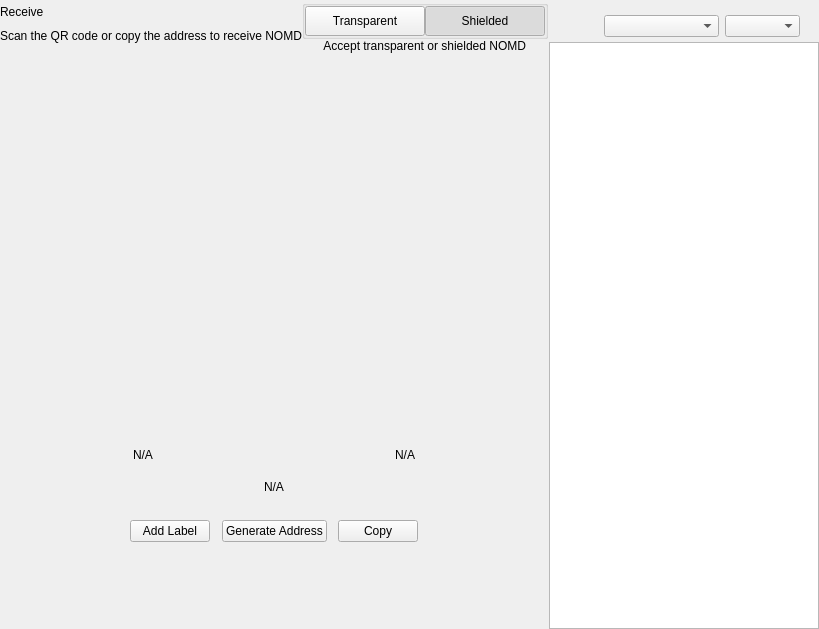
<?xml version="1.0" encoding="UTF-8"?>
<ui version="4.0">
 <class>ReceiveWidget</class>
 <widget class="QWidget" name="ReceiveWidget">
  <property name="geometry">
   <rect>
    <x>0</x>
    <y>0</y>
    <width>819</width>
    <height>629</height>
   </rect>
  </property>
  <property name="minimumSize">
   <size>
    <width>0</width>
    <height>0</height>
   </size>
  </property>
  <property name="windowTitle">
   <string>Form</string>
  </property>
  <layout class="QHBoxLayout" name="horizontalLayout_2" stretch="2,1">
   <property name="spacing">
    <number>0</number>
   </property>
   <property name="leftMargin">
    <number>0</number>
   </property>
   <property name="topMargin">
    <number>0</number>
   </property>
   <property name="rightMargin">
    <number>0</number>
   </property>
   <property name="bottomMargin">
    <number>0</number>
   </property>
   <item>
    <widget class="QWidget" name="left" native="true">
     <layout class="QVBoxLayout" name="verticalLayout_3">
      <property name="leftMargin">
       <number>0</number>
      </property>
      <property name="topMargin">
       <number>0</number>
      </property>
      <property name="rightMargin">
       <number>0</number>
      </property>
      <property name="bottomMargin">
       <number>0</number>
      </property>
      <item>
       <layout class="QVBoxLayout" name="verticalLayout_2">
        <property name="spacing">
         <number>0</number>
        </property>
        <property name="leftMargin">
         <number>0</number>
        </property>
        <item>
         <layout class="QHBoxLayout" name="horizontalLayout_3">
          <property name="spacing">
           <number>0</number>
          </property>
          <item>
           <layout class="QVBoxLayout" name="verticalLayout_4">
            <property name="spacing">
             <number>5</number>
            </property>
            <item>
             <widget class="QLabel" name="labelTitle">
              <property name="text">
               <string>Receive</string>
              </property>
             </widget>
            </item>
            <item alignment="Qt::AlignTop">
             <widget class="QLabel" name="labelSubtitle1">
              <property name="text">
               <string>Scan the QR code or copy the address to receive NOMD</string>
              </property>
             </widget>
            </item>
           </layout>
          </item>
          <item>
           <spacer name="horizontalSpacer">
            <property name="orientation">
             <enum>Qt::Horizontal</enum>
            </property>
            <property name="sizeHint" stdset="0">
             <size>
              <width>40</width>
              <height>20</height>
             </size>
            </property>
           </spacer>
          </item>
          <item>
           <widget class="QWidget" name="containerViewPrivacyChecks" native="true">
            <layout class="QVBoxLayout" name="containerPrivacyChecks">
             <property name="spacing">
              <number>0</number>
             </property>
             <property name="leftMargin">
              <number>0</number>
             </property>
             <property name="topMargin">
              <number>0</number>
             </property>
             <property name="rightMargin">
              <number>0</number>
             </property>
             <property name="bottomMargin">
              <number>0</number>
             </property>
             <item alignment="Qt::AlignHCenter|Qt::AlignVCenter">
              <widget class="QGroupBox" name="groupBox">
               <property name="title">
                <string/>
               </property>
               <layout class="QHBoxLayout" name="horizontalLayout_2_1">
                <property name="spacing">
                 <number>0</number>
                </property>
                <property name="leftMargin">
                 <number>0</number>
                </property>
                <property name="topMargin">
                 <number>0</number>
                </property>
                <property name="rightMargin">
                 <number>0</number>
                </property>
                <property name="bottomMargin">
                 <number>0</number>
                </property>
                <item>
                 <widget class="QPushButton" name="pushLeft">
                  <property name="minimumSize">
                   <size>
                    <width>120</width>
                    <height>30</height>
                   </size>
                  </property>
                  <property name="maximumSize">
                   <size>
                    <width>120</width>
                    <height>30</height>
                   </size>
                  </property>
                  <property name="focusPolicy">
                   <enum>Qt::NoFocus</enum>
                  </property>
                  <property name="text">
                   <string>Transparent</string>
                  </property>
                  <property name="checkable">
                   <bool>true</bool>
                  </property>
                  <property name="autoExclusive">
                   <bool>true</bool>
                  </property>
                 </widget>
                </item>
                <item>
                 <widget class="QPushButton" name="pushRight">
                  <property name="minimumSize">
                   <size>
                    <width>120</width>
                    <height>30</height>
                   </size>
                  </property>
                  <property name="maximumSize">
                   <size>
                    <width>120</width>
                    <height>30</height>
                   </size>
                  </property>
                  <property name="focusPolicy">
                   <enum>Qt::NoFocus</enum>
                  </property>
                  <property name="text">
                   <string>Shielded</string>
                  </property>
                  <property name="checkable">
                   <bool>true</bool>
                  </property>
                  <property name="checked">
                   <bool>true</bool>
                  </property>
                  <property name="autoExclusive">
                   <bool>true</bool>
                  </property>
                 </widget>
                </item>
               </layout>
              </widget>
             </item>
             <item alignment="Qt::AlignHCenter|Qt::AlignTop">
              <widget class="QLabel" name="labelSubtitle2">
               <property name="text">
                <string>Accept transparent or shielded NOMD</string>
               </property>
               <property name="alignment">
                <set>Qt::AlignRight|Qt::AlignTrailing|Qt::AlignVCenter</set>
               </property>
              </widget>
             </item>
            </layout>
           </widget>
          </item>
         </layout>
        </item>
        <item>
         <spacer name="verticalSpacer_2">
          <property name="orientation">
           <enum>Qt::Vertical</enum>
          </property>
          <property name="sizeType">
           <enum>QSizePolicy::Expanding</enum>
          </property>
          <property name="sizeHint" stdset="0">
           <size>
            <width>20</width>
            <height>50</height>
           </size>
          </property>
         </spacer>
        </item>
        <item alignment="Qt::AlignHCenter">
         <widget class="QWidget" name="layoutQR" native="true">
          <property name="maximumSize">
           <size>
            <width>510</width>
            <height>16777215</height>
           </size>
          </property>
          <layout class="QVBoxLayout" name="verticalLayoutQr">
           <item>
            <spacer name="verticalSpacer11">
             <property name="orientation">
              <enum>Qt::Vertical</enum>
             </property>
             <property name="sizeType">
              <enum>QSizePolicy::Fixed</enum>
             </property>
             <property name="sizeHint" stdset="0">
              <size>
               <width>20</width>
               <height>20</height>
              </size>
             </property>
            </spacer>
           </item>
           <item alignment="Qt::AlignHCenter">
            <widget class="QLabel" name="labelQrImg">
             <property name="minimumSize">
              <size>
               <width>260</width>
               <height>260</height>
              </size>
             </property>
             <property name="maximumSize">
              <size>
               <width>260</width>
               <height>260</height>
              </size>
             </property>
             <property name="text">
              <string/>
             </property>
             <property name="alignment">
              <set>Qt::AlignCenter</set>
             </property>
            </widget>
           </item>
           <item>
            <spacer name="verticalSpacer_21">
             <property name="orientation">
              <enum>Qt::Vertical</enum>
             </property>
             <property name="sizeType">
              <enum>QSizePolicy::Fixed</enum>
             </property>
             <property name="sizeHint" stdset="0">
              <size>
               <width>20</width>
               <height>30</height>
              </size>
             </property>
            </spacer>
           </item>
           <item>
            <widget class="QWidget" name="widget" native="true">
             <property name="minimumSize">
              <size>
               <width>0</width>
               <height>0</height>
              </size>
             </property>
             <layout class="QHBoxLayout" name="horizontalLayout_5">
              <item>
               <widget class="QLabel" name="labelLabel">
                <property name="text">
                 <string notr="true">N/A</string>
                </property>
               </widget>
              </item>
              <item>
               <spacer name="horizontalSpacer_2">
                <property name="orientation">
                 <enum>Qt::Horizontal</enum>
                </property>
                <property name="sizeHint" stdset="0">
                 <size>
                  <width>141</width>
                  <height>20</height>
                 </size>
                </property>
               </spacer>
              </item>
              <item>
               <widget class="QLabel" name="labelDate">
                <property name="text">
                 <string notr="true">N/A</string>
                </property>
                <property name="alignment">
                 <set>Qt::AlignRight|Qt::AlignTrailing|Qt::AlignVCenter</set>
                </property>
               </widget>
              </item>
             </layout>
            </widget>
           </item>
           <item>
            <widget class="QLabel" name="labelAddress">
             <property name="sizePolicy">
              <sizepolicy hsizetype="Expanding" vsizetype="Preferred">
               <horstretch>0</horstretch>
               <verstretch>0</verstretch>
              </sizepolicy>
             </property>
             <property name="minimumSize">
              <size>
               <width>300</width>
               <height>0</height>
              </size>
             </property>
             <property name="text">
              <string notr="true">N/A</string>
             </property>
             <property name="alignment">
              <set>Qt::AlignCenter</set>
             </property>
            </widget>
           </item>
           <item>
            <spacer name="verticalSpacer_4">
             <property name="orientation">
              <enum>Qt::Vertical</enum>
             </property>
             <property name="sizeType">
              <enum>QSizePolicy::Fixed</enum>
             </property>
             <property name="sizeHint" stdset="0">
              <size>
               <width>20</width>
               <height>20</height>
              </size>
             </property>
            </spacer>
           </item>
           <item>
            <layout class="QHBoxLayout" name="horizontalLayout_4">
             <item alignment="Qt::AlignHCenter">
              <widget class="QPushButton" name="pushButtonLabel">
               <property name="focusPolicy">
                <enum>Qt::NoFocus</enum>
               </property>
               <property name="text">
                <string>Add Label</string>
               </property>
              </widget>
             </item>
             <item alignment="Qt::AlignHCenter">
              <widget class="QPushButton" name="pushButtonNewAddress">
               <property name="focusPolicy">
                <enum>Qt::NoFocus</enum>
               </property>
               <property name="text">
                <string>Generate Address</string>
               </property>
              </widget>
             </item>
             <item alignment="Qt::AlignHCenter">
              <widget class="QPushButton" name="pushButtonCopy">
               <property name="focusPolicy">
                <enum>Qt::NoFocus</enum>
               </property>
               <property name="text">
                <string>Copy</string>
               </property>
              </widget>
             </item>
            </layout>
           </item>
           <item>
            <spacer name="verticalSpacer_3">
             <property name="orientation">
              <enum>Qt::Vertical</enum>
             </property>
             <property name="sizeType">
              <enum>QSizePolicy::Expanding</enum>
             </property>
             <property name="sizeHint" stdset="0">
              <size>
               <width>20</width>
               <height>20</height>
              </size>
             </property>
            </spacer>
           </item>
          </layout>
         </widget>
        </item>
        <item>
         <spacer name="verticalSpacer">
          <property name="orientation">
           <enum>Qt::Vertical</enum>
          </property>
          <property name="sizeHint" stdset="0">
           <size>
            <width>20</width>
            <height>40</height>
           </size>
          </property>
         </spacer>
        </item>
       </layout>
      </item>
     </layout>
    </widget>
   </item>
   <item>
    <widget class="QWidget" name="right" native="true">
     <layout class="QVBoxLayout" name="verticalLayout_5">
      <property name="spacing">
       <number>0</number>
      </property>
      <property name="leftMargin">
       <number>1</number>
      </property>
      <property name="topMargin">
       <number>0</number>
      </property>
      <property name="rightMargin">
       <number>0</number>
      </property>
      <property name="bottomMargin">
       <number>0</number>
      </property>
      <item>
       <layout class="QVBoxLayout" name="container_right">
        <property name="spacing">
         <number>0</number>
        </property>
        <property name="leftMargin">
         <number>0</number>
        </property>
        <property name="rightMargin">
         <number>0</number>
        </property>
        <item>
         <layout class="QVBoxLayout" name="verticalLayout">
          <property name="spacing">
           <number>6</number>
          </property>
          <property name="leftMargin">
           <number>19</number>
          </property>
          <property name="rightMargin">
           <number>19</number>
          </property>
          <item>
           <widget class="OptionButton" name="btnRequest" native="true"/>
          </item>
          <item>
           <widget class="OptionButton" name="btnMyAddresses" native="true">
            <property name="sizePolicy">
             <sizepolicy hsizetype="Preferred" vsizetype="Minimum">
              <horstretch>0</horstretch>
              <verstretch>0</verstretch>
             </sizepolicy>
            </property>
           </widget>
          </item>
         </layout>
        </item>
        <item>
         <widget class="QWidget" name="sortWidget" native="true">
          <layout class="QHBoxLayout" name="horizontalLayout_6">
           <property name="leftMargin">
            <number>19</number>
           </property>
           <property name="rightMargin">
            <number>19</number>
           </property>
           <property name="bottomMargin">
            <number>5</number>
           </property>
           <item>
            <spacer name="horizontalSpacer_3">
             <property name="orientation">
              <enum>Qt::Horizontal</enum>
             </property>
             <property name="sizeHint" stdset="0">
              <size>
               <width>40</width>
               <height>20</height>
              </size>
             </property>
            </spacer>
           </item>
           <item>
            <widget class="QComboBox" name="comboBoxSort">
             <property name="sizePolicy">
              <sizepolicy hsizetype="Preferred" vsizetype="Fixed">
               <horstretch>0</horstretch>
               <verstretch>0</verstretch>
              </sizepolicy>
             </property>
             <property name="minimumSize">
              <size>
               <width>115</width>
               <height>0</height>
              </size>
             </property>
            </widget>
           </item>
           <item>
            <widget class="QComboBox" name="comboBoxSortOrder">
             <property name="sizePolicy">
              <sizepolicy hsizetype="Preferred" vsizetype="Fixed">
               <horstretch>0</horstretch>
               <verstretch>0</verstretch>
              </sizepolicy>
             </property>
             <property name="minimumSize">
              <size>
               <width>75</width>
               <height>0</height>
              </size>
             </property>
            </widget>
           </item>
          </layout>
         </widget>
        </item>
        <item>
         <widget class="QListView" name="listViewAddress"/>
        </item>
       </layout>
      </item>
     </layout>
    </widget>
   </item>
  </layout>
 </widget>
 <customwidgets>
  <customwidget>
   <class>OptionButton</class>
   <extends>QWidget</extends>
   <header>qt/nomadic/optionbutton.h</header>
   <container>1</container>
  </customwidget>
 </customwidgets>
 <resources/>
 <connections/>
</ui>
